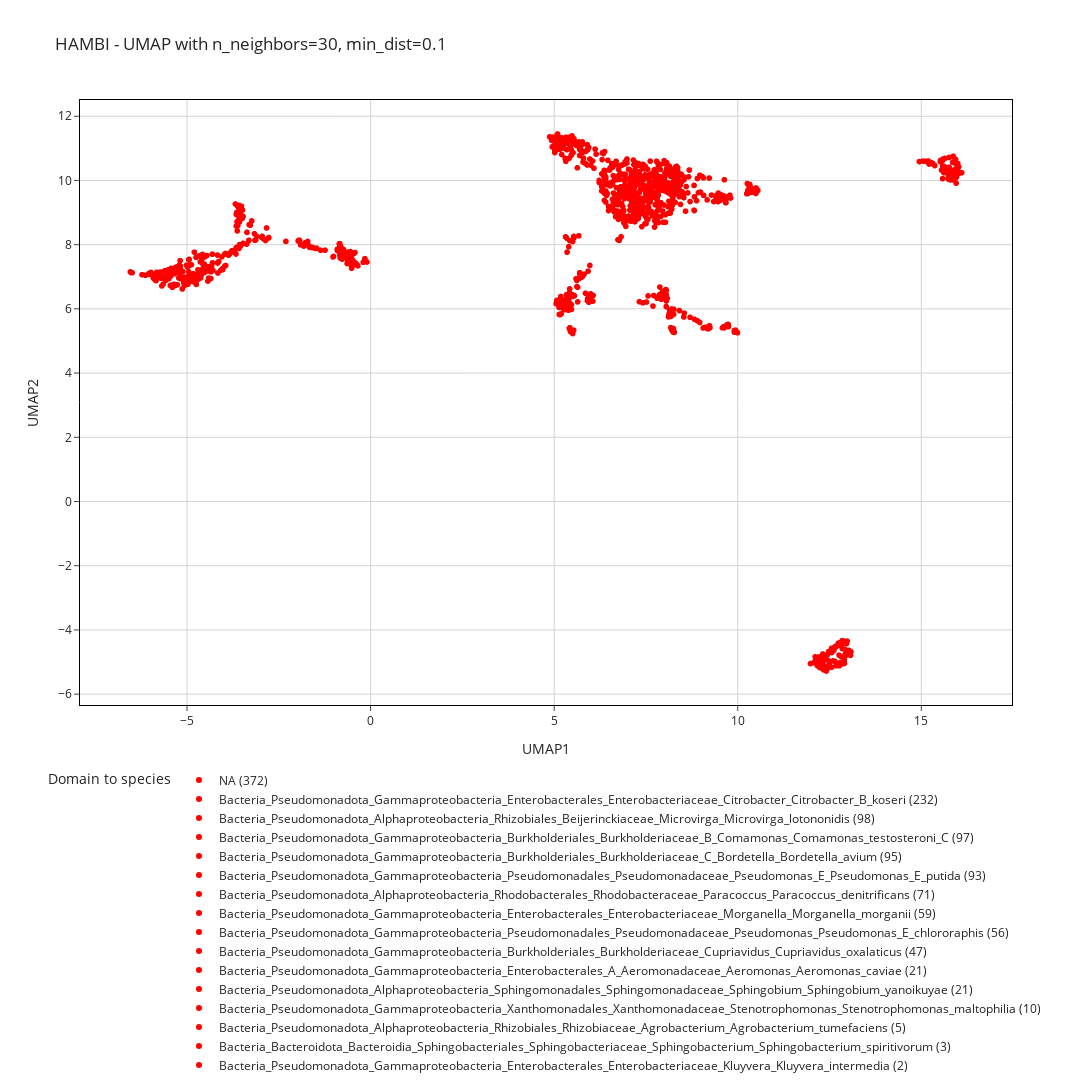

The cell this chart's notebook holds for it:
### Markdown cell above
### Using the best n_neighbours and min_dist to get clear clusters
#### Top feature data 🔝

### Code cell
n_neighbors = [30]
min_dist = [0.1]
color_dict = [
    "#FF0000", "#00FF00", "#0000FF", "#FFFF00", "#FF00FF", "#00FFFF", "#800000", "#008000",
    "#000080", "#808000", "#800080", "#008080", "#FF4500", "#2E8B57", "#4682B4", "#DAA520",
    "#FF1493", "#9ACD32", "#8A2BE2", "#5F9EA0", "#D2691E", "#DC143C", "#B8860B", "#32CD32",
    "#FFD700", "#20B2AA", "#FF6347", "#4169E1", "#8B4513", "#6A5ACD", "#FF7F50", "#2F4F4F"
]

# If not distinct colors
color_dict = ["#FF0000"]
custom_colors = color_dict

for n in n_neighbors:
    for m in min_dist:
        reducer = umap.UMAP(n_neighbors=n, min_dist=m, random_state=seed)
        embedding = reducer.fit_transform(df_top150.iloc[:, :-17])
        top150_UMAP_df  = pd.DataFrame({
            'UMAP1': embedding[:, 0],
            'UMAP2': embedding[:, 1],
            'Domain to species': df_top150['Domain to species'],
            'Domain to genus': df_top150['Domain to genus'],
            'element': df_top150['element'],
            'contig': df_top150.index,
        })
        # clustering k defined choosing the k by looking at the UMAP 
        kmeans = KMeans(n_clusters=11, random_state=seed)
        
        k_labels = kmeans.fit_predict(embedding)
        
        top150_UMAP_df['cluster'] = k_labels
        
        column = 'Domain to species'
        top150_UMAP_df['Domain to species'] = top150_UMAP_df['Domain to species'].fillna('NA')

        value_counts = top150_UMAP_df[column].value_counts().to_dict()

        top150_UMAP_df[f'{column}_with_counts'] = top150_UMAP_df[column].apply(lambda x: f'{x} ({value_counts[x]})')

        top150_UMAP_df['count'] = top150_UMAP_df[column].map(value_counts)
        top150_UMAP_df = top150_UMAP_df.sort_values(by=['count'], ascending=False)

        top150_UMAP_df[f'{column}_with_counts'] = pd.Categorical(
            top150_UMAP_df[f'{column}_with_counts'],
            categories=top150_UMAP_df[f'{column}_with_counts'].unique(),
            ordered=True
        )
        
        fig = px.scatter(top150_UMAP_df, 
                            x='UMAP1', 
                            y='UMAP2', 
                            labels={f'{column}_with_counts': column},
                            color=f'{column}_with_counts', 
                            title=f' HAMBI - UMAP with n_neighbors={n}, min_dist={m}', 
                            color_discrete_sequence=custom_colors,
                            hover_data={'cluster': True, 'Domain to species': True, 'Domain to genus': True, 'element': True, 'contig': True} )
        title = f' HAMBI - UMAP with n_neighbors={n}, min_dist={m}'
        fig.update_layout(
            height=1700,
            width=1200,
            title_text=title,
            showlegend=True,
            legend=dict(
                x=0.5,
                y=-0.1,
                traceorder="normal",
                xanchor='center',
                yanchor='top',
                orientation='h'
            ),
            template='simple_white',
            xaxis=dict(
                showgrid=True,
                gridcolor='lightgray',
                zeroline=False,
                showline=True,  
                linecolor='black', 
                linewidth=1,
                mirror=True
            ),
            yaxis=dict(
                showgrid=True,
                gridcolor='lightgray',
                zeroline=False,
                showline=True,
                linecolor='black',
                linewidth=1,
                mirror=True
            )
        )
        fig.show()
        #fig.write_image(f'UMAP_HAMBI_top150_features/UMAP_{n}_{m}.png')
        #fig.write_html(f'UMAP_HAMBI_top150_features/UMAP_{n}_{m}.html')
        #fig.write_image(f'UMAP_HAMBI_top150_features/UMAP_{n}_{m}_no_colors.png')
        #fig.write_html(f'UMAP_HAMBI_top150_features/UMAP_{n}_{m}_no_colors.html')
